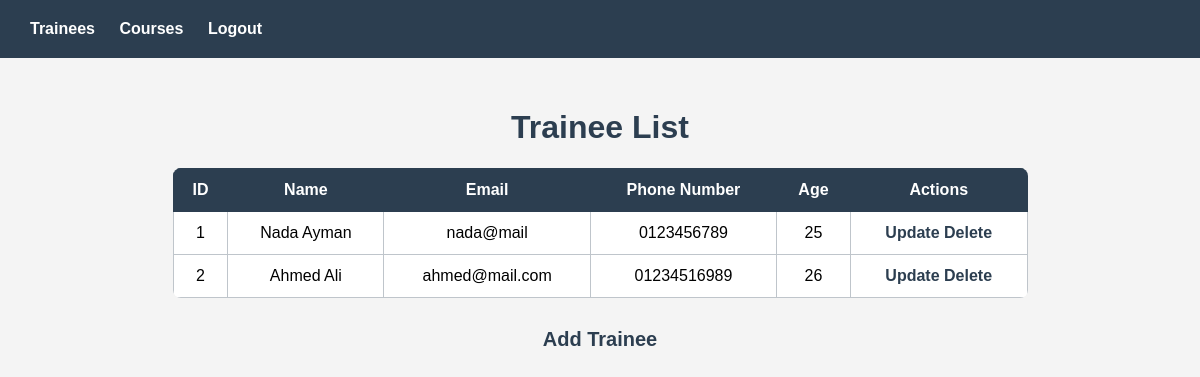
The app's page /trainees/, older data.
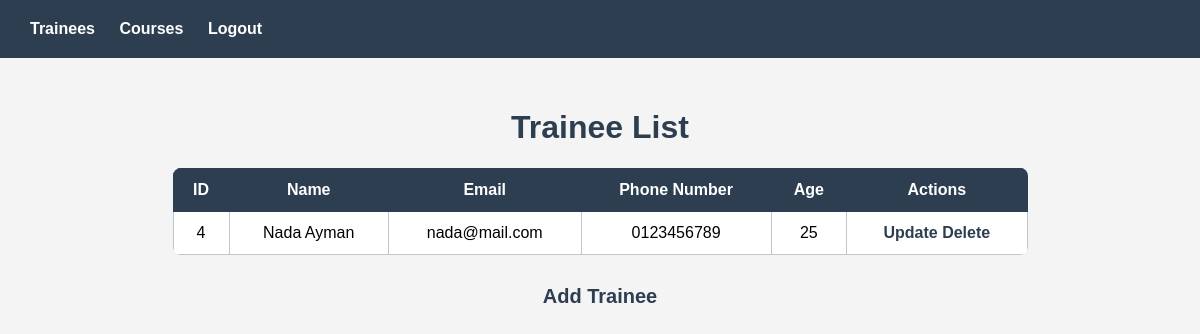
The same page, newer data.
### trainee/models.py (models this page shows)
class Trainee(models.Model):
    id = models.AutoField(primary_key=True)
    name = models.CharField(max_length=100)
    email = models.EmailField(unique=True)
    phone_number = models.CharField(max_length=20)
    age = models.IntegerField()

### trainee/views.py (the view)
# urls.py: path('', traineeList, name='TraineeList'),
def traineeList(request):
    return render(request, 'trainee/list.html', {'trainees': Trainee.objects.all()})

### templates/trainee/list.html (shortened to what this page needs)
{% extends 'base.html' %}
{% block content %}
<h1>Trainee List</h1>
<table>
    <thead>
        <tr>
            <th>ID</th>
            <th>Name</th>
            <th>Email</th>
            <th>Phone Number</th>
            <th>Age</th>
            <th>Actions</th>
        </tr>
    </thead>
    <tbody>
        {% for trainee in trainees %}
        <tr>
            <td>{{trainee.id}}</td>
            <td>{{trainee.name}}</td>
            <td>{{trainee.email}}</td>
            <td>{{trainee.phone_number}}</td>
            <td>{{trainee.age}}</td>
            <td>
                <a href="{% url 'UpdateTrainee' trainee.id %}">Update</a>
                <a href="{% url 'DeleteTrainee' trainee.id %}">Delete</a>
            </td>
        </tr>
        {% endfor %}
    </tbody>
</table>
<a href="{% url 'AddTrainee' %}" class="add">Add Trainee</a>
{%endblock%}

### templates/base.html (shortened to what this page needs)
{% load static %}
<!DOCTYPE html>
<html lang="en">
<head>
    <link rel="stylesheet" href="{% static 'css/style.css' %}">
</head>
<body>
    <nav>
        <a href="{% url 'TraineeList' %}">Trainees</a>
        <a href="{% url 'CourseList' %}">Courses</a>
        <a href="{% url 'Logout' %}">Logout</a>
    </nav>
    <main>
        {% block content %}{% endblock %}
    </main>
</body>
</html>

### static/css/style.css (style rules this page uses)
body { font-family: Arial, sans-serif; margin: 0; padding: 0; background: #f4f4f4; }
nav { background: #2c3e50; padding: 20px 30px; }
nav a { color: white; margin-right: 20px; text-decoration: none; font-weight: bold; }
a { color: #2c3e50; text-decoration: none; font-weight: bold; }
.add { font-size: 20px; }
main { padding: 30px; display: flex; align-items: center; flex-direction: column; }
h1 { color: #2c3e50; }
table { width: 75%; border-collapse: collapse; background: white; border-radius: 8px; overflow: hidden; text-align: center; margin-bottom: 30px; }
th { background: #2c3e50; color: white; padding: 12px; border: #2c3e50 solid 1px; }
td { padding: 12px; border: #bfc5cb solid 1px; }

Row changes from the older to the newer data that the page shows:
removed Trainee: id "1", name "Nada Ayman", email "nada@mail", phone_number "0123456789", age "25"
removed Trainee: id "2", name "Ahmed Ali", email "ahmed@mail.com", phone_number "01234516989", age "26"
added Trainee: id "4", name "Nada Ayman", email "nada@mail.com", phone_number "0123456789", age "25"
